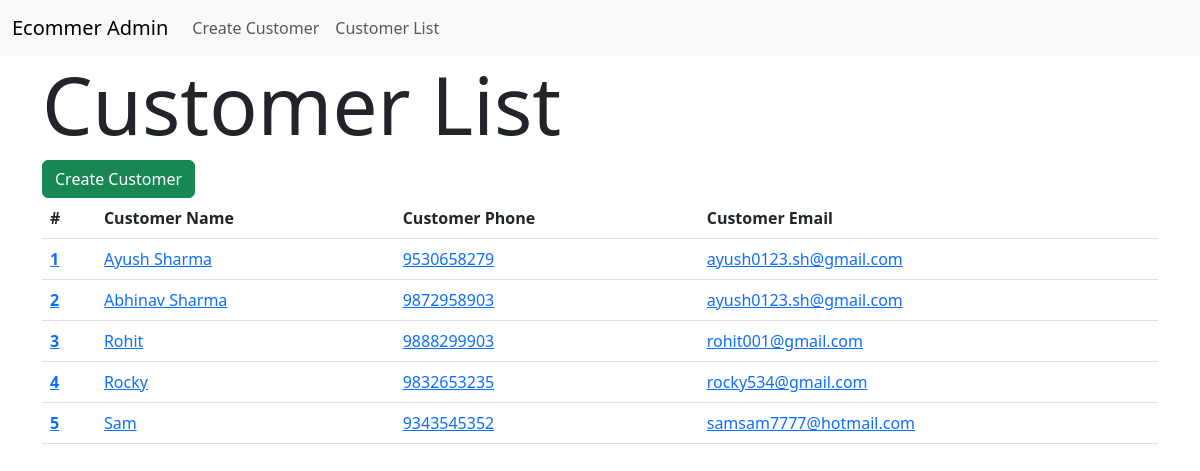
The page /customer/cust-list on the database its author committed.
### customer/models.py (models this page shows, shortened)
class cdetails (models.Model):
    CustId = models.CharField(max_length=255, null=False)
    CName = models.CharField(max_length=255, null=False)
    PhoneNum = models.CharField(max_length=255, null=False)
    Email = models.EmailField(max_length=255, null=False)
    Adrs = models.CharField(max_length=255,null=False)

### customer/views.py (the view)
# urls.py: path('cust-list' , views.CustListView.as_view(), name='cust-list'),
class CustListView (ListView):
    template_name = 'customer/custlist.html'
    model = cdetails
    context_object_name = 'CustList'

### templates/customer/custlist.html
<!DOCTYPE html>
{% extends 'Customer/base.html' %}
{% block dynamic_section %}
<h1 class="display-1">Customer List</h1>
<table class="table">
    <thead>
      <tr>
        <th scope="col">#</th>
        <th scope="col">Customer Name</th>
        <th scope="col">Customer Phone </th>
        <th scope="col">Customer Email</th>
      </tr>
    </thead>
    <tbody>
        <a href="{% url 'create-customer' %}" class="btn btn-success">Create Customer</a>
        <tr>
            {% for Customer in CustList %}
          <th scope="row"><a href="{{ Customer.id }}">{{ Customer.CustId }} </a></th>
          <td><a href="{{ Customer.id }}"> {{ Customer.CName }}</a></td>
          <td><a href="{{ Customer.id }}">{{Customer.PhoneNum}}</a></td>
          <td><a href="{{ Customer.id }}">{{Customer.Email}}</a></td>
        </tr>
{% endfor %}
{% endblock  %}

### templates/customer/base.html (shortened to what this page needs)
<!DOCTYPE html>
<html lang="en">
<head>
    <link href="https://cdn.jsdelivr.net/npm/bootstrap@5.3.0/dist/css/bootstrap.min.css" rel="stylesheet">
</head>
<body>
    <div class="row">
        <div class="col-12 col-sm-12 col-md-12 col-lg-12 col-xl-12">
            <nav class="navbar navbar-expand-lg bg-body-tertiary">
                <div class="container-fluid">
                  <a class="navbar-brand" href="#">Ecommer Admin</a>
                  <div class="collapse navbar-collapse" id="navbarSupportedContent">
                    <ul class="navbar-nav me-auto mb-2 mb-lg-0">
                      <li class="nav-item">
                        <a class="nav-link" href="{% url 'create-customer' %}">Create Customer</a>
                        </li>
                      <li class="nav-item">
                        <a class="nav-link" href="{% url 'cust-list' %}">Customer List</a>
                      </li>
                  </div>
                </div>
            </nav>
        </div>
        <div class="col-12 col-sm-12 col-md-12 col-lg-12 col-xl-12">
            <div class="container">
            {% block dynamic_section %}
            {% endblock %}
            </div>
        </div>
    </div>
</body>
</html>

### rows shown on the page
cdetails: CustId "1", CName "Ayush Sharma", PhoneNum "9530658279", Email "ayush0123.sh@gmail.com"
cdetails: CustId "2", CName "Abhinav Sharma", PhoneNum "9872958903", Email "ayush0123.sh@gmail.com"
cdetails: CustId "3", CName "Rohit", PhoneNum "9888299903", Email "rohit001@gmail.com"
cdetails: CustId "4", CName "Rocky", PhoneNum "9832653235", Email "rocky534@gmail.com"
cdetails: CustId "5", CName "Sam", PhoneNum "9343545352", Email "samsam7777@hotmail.com"
